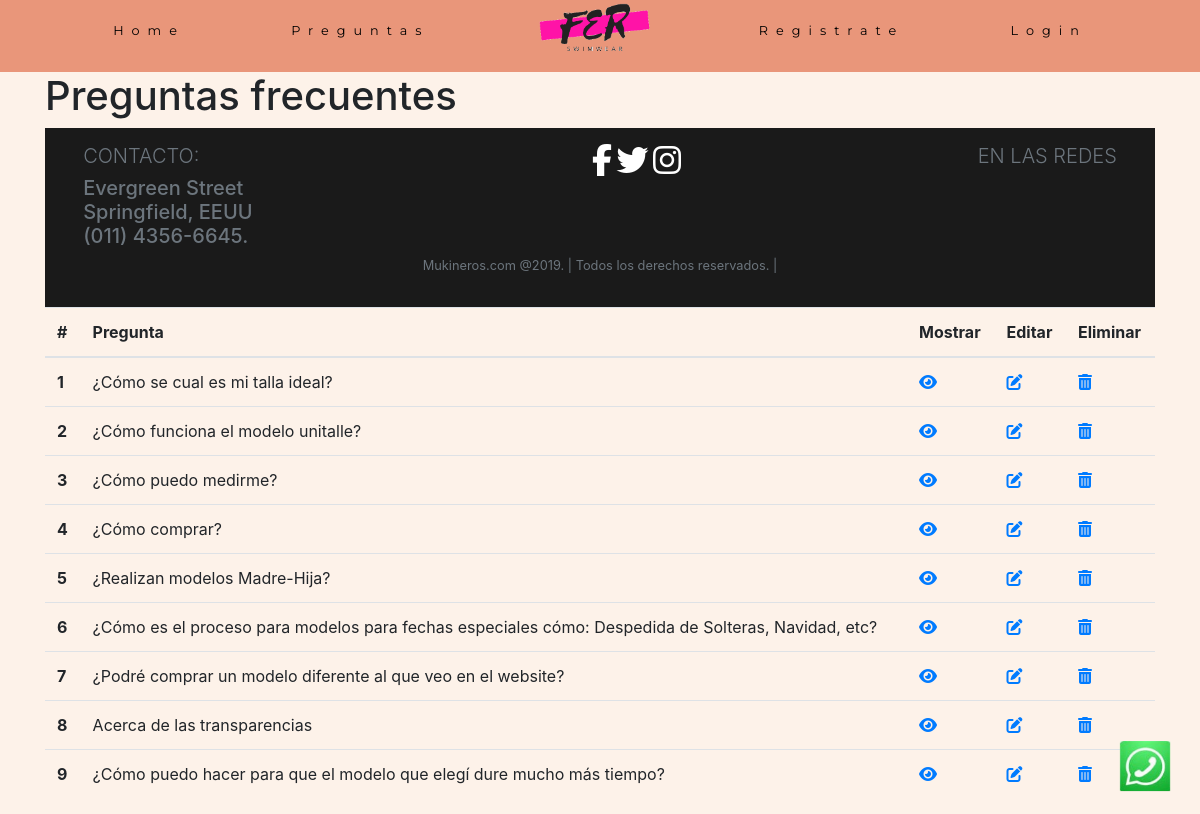
The app's page /faq.php with its own data.
### tables this page shows
CREATE TABLE `faq` (
  `id` int(11) NOT NULL AUTO_INCREMENT,
  `question` varchar(200) DEFAULT NULL,
  `answer` varchar(45) DEFAULT NULL,
  PRIMARY KEY (`id`)
);

### clases/Preguntas.php (called while the page is built, shortened)
<?php
class Preguntas{
    static public function listado($pdo,$tabla){
        $sql="select $tabla.id, $tabla.question, $tabla.answer from $tabla";
        $consulta= $pdo->query($sql);
        $listado=$consulta->fetchall(PDO::FETCH_ASSOC);
        return $listado;
    }
}

### faq.php (the view, shortened to what this page needs)
<?php
include_once('navbar.php');
require_once('autoload.php');
$listadoPreguntas = Preguntas::listado($pdo,'faq');
?>
<!DOCTYPE html>
<html lang="en">
<head>
    <link rel="stylesheet" href="https://stackpath.bootstrapcdn.com/bootstrap/4.3.1/css/bootstrap.min.css" />
    <link rel="stylesheet" type="text/css" href="css/master.css?v=<?php echo time(); ?>">
    <link rel="stylesheet" type="text/css" href="css/navstyles.css?v=<?php echo time(); ?>">
</head>
<body>
<div class="container">
    <div class="">
      <h1>Preguntas frecuentes</h1>
    </div>
      <div class="">
        <table class="table">
          <thead>
            <tr>
              <th scope="col">#</th>
              <th scope="col">Pregunta</th>
              <th scope="col">Mostrar</th>
              <th scope="col">Editar</th>
              <th scope="col">Eliminar</th>
            </tr>
          </thead>
          <tbody>
              <?php foreach ($listadoPreguntas as $key => $value):?>
                <tr>
                  <th scope="row"><?= $value["id"] ?></th>
                  <td><?=$value["question"];?></td>
                  <td><a href="detallePregunta.php?id=<?=$value['id'];?>">
                        <i class="fas fa-eye"></i>
                      </a>
                  </td>
                  <td><a href="modificarPregunta.php?id=<?=$value['id'];?>">
                        <i class="fas fa-edit"></i>
                      </a>
                  </td>
                  <td><a href="eliminarPregunta.php?id=<?=$value['id'];?>">
                        <i class="fas fa-trash-alt"></i>
                      </a>
                  </td>
                </tr>
              <?php endforeach;?>
          </tbody>
      </div>
  </div>
    <div class="btn-whatsapp">
    <a href="whatsapp://send?text= http://localhost/E-CommerceDH-master/" data-action="share/whatsapp/share"><img border="0" src="img/whatsapp33.jpg" width="50px" height="50px"></a>
    </div>
  <?php
include_once('footer.php');
?>
</body>
</html>

### navbar.php (shortened to what this page needs)
<!DOCTYPE html>
<html lang="en">
<head>
    <link rel="stylesheet" href="css/navstyles.css">
</head>
<body>
    <nav>
        <ul class="navlinks">
            <li><a href="index.php">Home</a></li>
            <li><a href="preguntas.php">Preguntas</a></li>
            <li><a href="index.php"><img src="img/logo.png" alt=""></a></li>
            <li><a href="registro.php">Registrate</a></li>
            <li><a href="login.php">Login</a></li>
        </ul>
    </nav>
</body>
</html>

### footer.php (shortened to what this page needs)
<!DOCTYPE html>
<html lang="es">
  <head>
    <link rel="stylesheet" href="https://stackpath.bootstrapcdn.com/bootstrap/4.3.1/css/bootstrap.min.css" />
    <link rel="stylesheet" type="text/css" href="css/master.css?v=<?php echo time(); ?>">
</head>
<body>
<footer class="footer mt-auto py-3">
  <div class="container">
    <div class="row">
        <div class="col-xs-5 col-md-5">
            <h5 class="text-muted lead">CONTACTO:</h5>
            <h5 class="text-muted">
            Evergreen Street<br>
            Springfield, EEUU<br>
            (011) 4356-6645.<br>
          </h5>
        </div>
        <div class="col-xs-12 col-md-6">
        <div class="pull-right">
           <h6 class="text-muted lead">EN LAS REDES</h6>
              <div class="redes-footer">
                  <a href="https://www.facebook.com/"><i class="fab fa-facebook-f fa-2x"></i></a>
                  <a href="https://twitter.com/"><i class="fab fa-twitter fa-2x"></i></a>
                  <a href="https://www.instagram.com/"><i class="fab fa-instagram fa-2x"></i></a>
              </div>
        </div>
    </div>
    <center><div class="row"> <p class="text-muted small text-right">Mukineros.com @2019. | Todos los derechos reservados. |</p></div></center>
  </div>
</div>
</footer>
</body>

### css/navstyles.css (style rules this page uses)
* { margin: 0; padding: 0; box-sizing: border-box; }
nav { display: flex; justify-content: space-between; align-items: center; min-height: 8vh; width: 100%; background-color: darksalmon; font-family: 'Montserrat', sans-serif; }
.navlinks img { height: 3.5rem; }
.navlinks { display: flex; width: 90%; justify-content: space-around; align-items: center; list-style: none; letter-spacing: 0.5rem; }
.navlinks a { color: #000000; text-decoration: none; font-size: 0.8rem; transition: all 0.5s ease-in; }

### css/master.css (style rules this page uses)
* { margin: 0 auto; padding: auto; box-sizing: border-box; }
body { display: flex; flex-direction: column; margin: 0; background-color: #fdf2e9; min-height: 100vh; }
.fab { text-decoration: none; color: white; }
nav img { display: flex; height: 3.5rem; align-items: center; }
nav ul { font-size: 1.2rem; }
footer { background-color:#1A1A1A; height: 50%; width: 100%; color: white; }
h6 { float: right; }
.btn-whatsapp { display:block; width:70px; height:70px; color#fff; position: fixed; right:20px; bottom:20px; border-radius:50%; line-height:80px; text-align:center; z-index:999; }

### records on screen
faq: id "1", question "¿Cómo se cual es mi talla ideal?"
faq: id "2", question "¿Cómo funciona el modelo unitalle?"
faq: id "3", question "¿Cómo puedo medirme?"
faq: id "4", question "¿Cómo comprar?"
faq: id "5", question "¿Realizan modelos Madre-Hija?"
faq: id "6", question "¿Cómo es el proceso para modelos para fechas especiales cómo: Despedida de Solteras, Navidad, etc?"
faq: id "7", question "¿Podré comprar un modelo diferente al que veo en el website?"
faq: id "8", question "Acerca de las transparencias"
faq: id "9", question "¿Cómo puedo hacer para que el modelo que elegí dure mucho más tiempo?"
